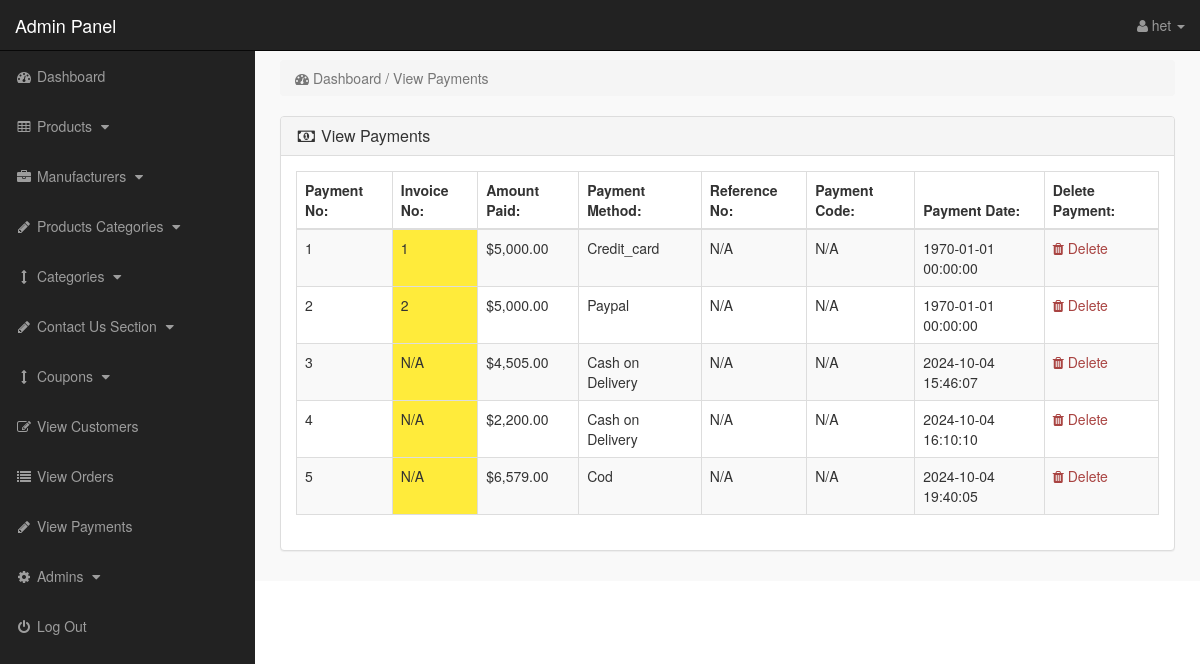
/admin/index.php?view_payments (signed in), run on an earlier commit of the app's database.
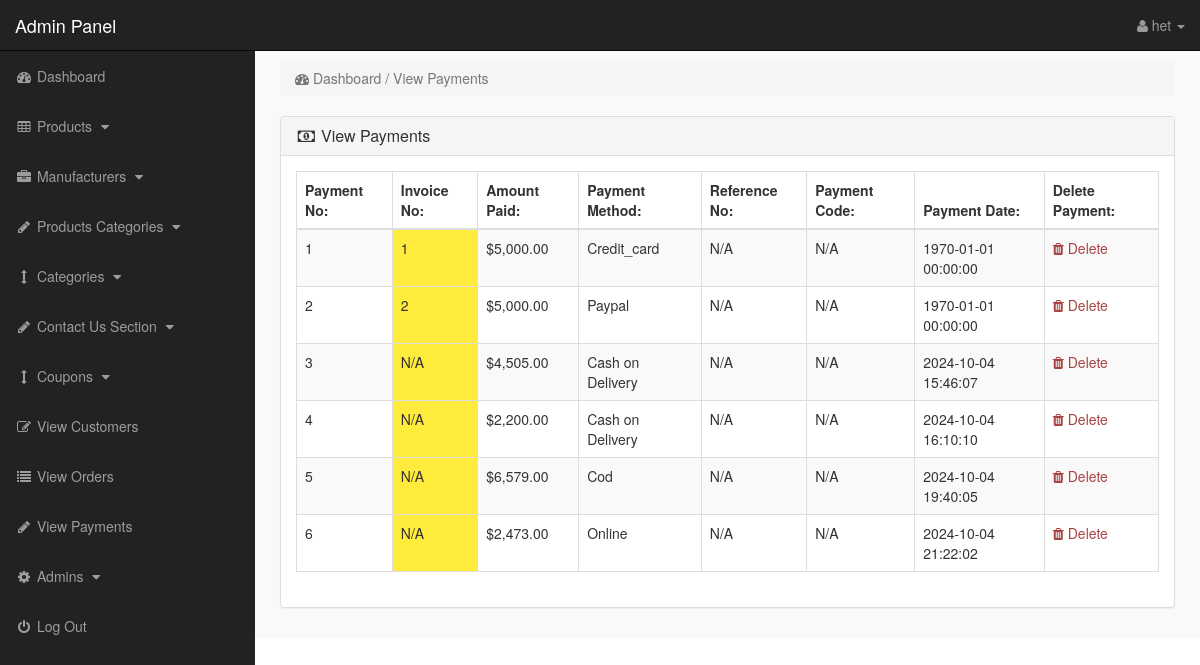
And on a later commit of the database.
### tables this page shows
CREATE TABLE `payments` (
  `payment_id` int(10) NOT NULL,
  `invoice_no` int(10) NOT NULL,
  `amount` int(10) NOT NULL,
  `payment_mode` text NOT NULL,
  `ref_no` int(10) NOT NULL,
  `code` int(10) NOT NULL,
  `payment_date` text NOT NULL
);

### admin/view_payments.php (the view)
<?php
if (!isset($_SESSION['admin_email'])) {
    echo "<script>window.open('login.php','_self')</script>";
} else {
?>
    <div class="row">
        <div class="col-lg-12">
            <ol class="breadcrumb">
                <li class="active">
                    <i class="fa fa-dashboard"></i> Dashboard / View Payments
                </li>
            </ol>
        </div>
    </div>
    <div class="row">
        <div class="col-lg-12">
            <div class="panel panel-default">
                <div class="panel-heading">
                    <h3 class="panel-title">
                        <i class="fa fa-money fa-fw"></i> View Payments
                    </h3>
                </div>
                <div class="panel-body">
                    <div class="table-responsive">
                        <table class="table table-hover table-bordered table-striped table-sm">
                            <thead class="thead-dark">
                                <tr>
                                    <th>Payment No:</th>
                                    <th>Invoice No:</th>
                                    <th>Amount Paid:</th>
                                    <th>Payment Method:</th>
                                    <th>Reference No:</th>
                                    <th>Payment Code:</th>
                                    <th>Payment Date:</th>
                                    <th>Delete Payment:</th>
                                </tr>
                            </thead>
                            <tbody>
                                <?php
                                $i = 0;
                                $get_payments = "SELECT * FROM payments";
                                $run_payments = mysqli_query($con, $get_payments);
                                while ($row_payments = mysqli_fetch_array($run_payments)) {
                                    $payment_id = $row_payments['payment_id'];
                                    $invoice_no = $row_payments['invoice_no'];
                                    $amount = $row_payments['amount'];
                                    $payment_mode = $row_payments['payment_mode'];
                                    $ref_no = $row_payments['ref_no'];
                                    $code = $row_payments['code'];
                                    $payment_date = $row_payments['payment_date'];
                                    $i++;
                                ?>
                                    <tr>
                                        <td><?php echo $i; ?></td>
                                        <td style="background-color: #ffeb3b;"><?php echo $invoice_no ?: 'N/A'; ?></td>
                                        <td>$<?php echo number_format($amount, 2); ?></td>
                                        <td><?php echo ucfirst($payment_mode); ?></td>
                                        <td><?php echo $ref_no ?: 'N/A'; ?></td>
                                        <td><?php echo $code ?: 'N/A'; ?></td>
                                        <td><?php echo date('Y-m-d H:i:s', strtotime($payment_date)); ?></td>
                                        <td>
                                            <a href="index.php?payment_delete=<?php echo $payment_id; ?>" class="text-danger">
                                                <i class="fa fa-trash"></i> Delete
                                            </a>
                                        </td>
                                    </tr>
                                <?php } ?>
                            </tbody>
                        </table>
                    </div>
                </div>
            </div>
        </div>
    </div>
<?php } ?>

### admin/index.php (shortened to what this page needs)
<?php
include("includes/db.php");
if (!isset($_SESSION['admin_email'])) {
    echo "<script>window.open('../login.php','_self')</script>";
} else {
?>
    <?php
    $admin_session = $_SESSION['admin_email'];
    $get_admin = "select * from admins  where admin_email='$admin_session'";
    $run_admin = mysqli_query($con, $get_admin);
    $row_admin = mysqli_fetch_array($run_admin);
    $admin_name = $row_admin['admin_name'];
    ?>
    <!DOCTYPE html>
    <html>
    <head>
        <link href="css/bootstrap.min.css" rel="stylesheet">
        <link href="css/style.css" rel="stylesheet">
        <link href="font-awesome/css/font-awesome.min.css" rel="stylesheet">
    </head>
    <body>
        <div id="wrapper">
            <?php include("includes/sidebar.php"); ?>
            <div id="page-wrapper">
                <div class="container-fluid">
                    <?php
                    if (isset($_GET['view_payments'])) {
                        include("view_payments.php");
                    }
                    ?>
                </div>
            </div>
        </div>
    </body>
    </html>
<?php } ?>

### admin/includes/sidebar.php (shortened to what this page needs)
<?php
if (!isset($_SESSION['admin_email'])) {
    echo "<script>window.open('login.php','_self')</script>";
} else {
?>
    <nav class="navbar navbar-inverse navbar-fixed-top">
        <div class="navbar-header">
            <a class="navbar-brand" href="index.php?dashboard">Admin Panel</a>
        </div>
        <ul class="nav navbar-right top-nav">
            <li class="dropdown">
                <a href="#" class="dropdown-toggle" data-toggle="dropdown">
                    <i class="fa fa-user"></i>
                    <?php echo $admin_name; ?> <b class="caret"></b>
                </a>
            </li>
        </ul>
        <div class="collapse navbar-collapse navbar-ex1-collapse">
            <ul class="nav navbar-nav side-nav">
                <li>
                    <a href="index.php?dashboard">
                        <i class="fa fa-fw fa-dashboard"></i> Dashboard
                    </a>
                </li>
                <li>
                    <a href="#" data-toggle="collapse" data-target="#products">
                        <i class="fa fa-fw fa-table"></i> Products
                        <i class="fa fa-fw fa-caret-down"></i>
                    </a>
                </li>
                <li>
                    <a href="#" data-toggle="collapse" data-target="#manufacturers">
                        <i class="fa fa-fw fa-briefcase"></i> Manufacturers
                        <i class="fa fa-fw fa-caret-down"></i>
                    </a>
                </li>
                <li>
                    <a href="#" data-toggle="collapse" data-target="#p_cat">
                        <i class="fa fa-fw fa-pencil"></i> Products Categories
                        <i class="fa fa-fw fa-caret-down"></i>
                    </a>
                </li>
                <li>
                    <a href="#" data-toggle="collapse" data-target="#cat">
                        <i class="fa fa-fw fa-arrows-v"></i> Categories
                        <i class="fa fa-fw fa-caret-down"></i>
                    </a>
                </li>
                <li>
                    <a href="#" data-toggle="collapse" data-target="#contact_us">
                        <i class="fa fa-fw fa-pencil"> </i> Contact Us Section
                        <i class="fa fa-fw fa-caret-down"></i>
                    </a>
                </li>
                <li>
                    <a href="#" data-toggle="collapse" data-target="#coupons">
                        <i class="fa fa-fw fa-arrows-v"></i> Coupons
                        <i class="fa fa-fw fa-caret-down"></i>
                    </a>
                </li>
                <li>
                    <a href="index.php?view_customers">
                        <i class="fa fa-fw fa-edit"></i> View Customers
                    </a>
                </li>
                <li>
                    <a href="index.php?view_orders">
                        <i class="fa fa-fw fa-list"></i> View Orders
                    </a>
                </li>
                <li>
                    <a href="index.php?view_payments">
                        <i class="fa fa-fw fa-pencil"></i> View Payments
                    </a>
                </li>
                <li>
                    <a href="#" data-toggle="collapse" data-target="#users">
                        <i class="fa fa-fw fa-gear"></i> Admins
                        <i class="fa fa-fw fa-caret-down"></i>
                    </a>
                </li>
                <li>
                    <a href="logout.php">
                        <i class="fa fa-fw fa-power-off"></i> Log Out
                    </a>
                </li>
            </ul>
        </div>
    </nav>
<?php } ?>

### admin/css/style.css (style rules this page uses)
body { margin-top:100px; }
@media (min-width: 768px) { body { margin-top:50px; } }
#wrapper { padding-left:0; }
#page-wrapper { width:100%; padding:0; background-color:#F9F9F9; }
@media (min-width: 768px) { #wrapper { padding-left:255px; } }
@media (min-width: 768px) { #page-wrapper { padding:10px; } }
.top-nav { padding:0 15px; }
.top-nav>li { display:inline-block; float:left; }
.top-nav>li>a { padding-top:15px; padding-bottom:15px; line-height:20px; color:#999; }
@media (min-width: 768px) { .side-nav { position:fixed; top:51px; width:255px; border-radius:0; overflow-y:auto; background-color: #222; bottom:0; overflow-x:hidden; padding-bottom:40px; } }
@media (min-width: 768px) { .side-nav>li>a { width:255px; } }
.panel-body { border-radius:5px; }

What changed in the data, as far as the page shows it:
added payments: invoice_no "N/A", amount "2,473.00", payment_mode "Online", ref_no "N/A", code "N/A", payment_date "2024-10-04 21:22:02"
